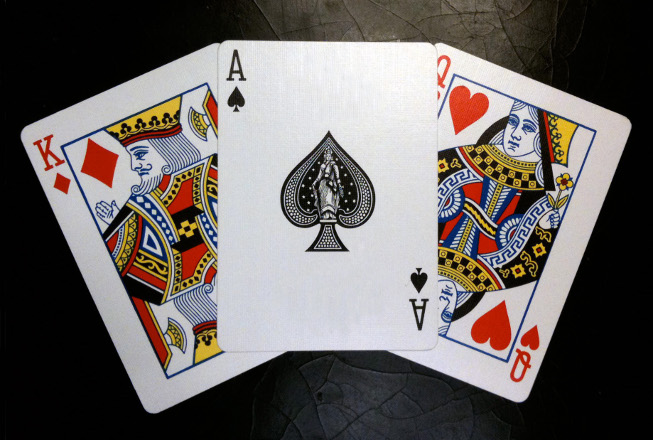
#> input picture src/cards_example.jpg, 653 x 440 px
$ python card_trainer.py cards_example.jpg out.png   (older library calls are emulated)
#> lines starting #> are read from the running program, lines starting #| are printed output that depends on the picture; after the words box and inside, x2 and y2 are one past the last pixel; in counts of white or black regions, pixels touching at a corner belong together
import cv2
import sys
import cv2.xfeatures2d
import numpy as np
#contours documentation: http://docs.opencv.org/master/dd/d49/tutorial_py_contour_features.html#gsc.tab=0

SIFT_DETECTOR = cv2.xfeatures2d.SIFT_create()
#read the parameter image
image = cv2.imread(sys.argv[1])
#> image is the input picture: shape (440, 653, 3); mean B, G, R 99, 101.1, 106.7

#obtain a grayscale version
gray = cv2.cvtColor(image, cv2.COLOR_BGR2GRAY)
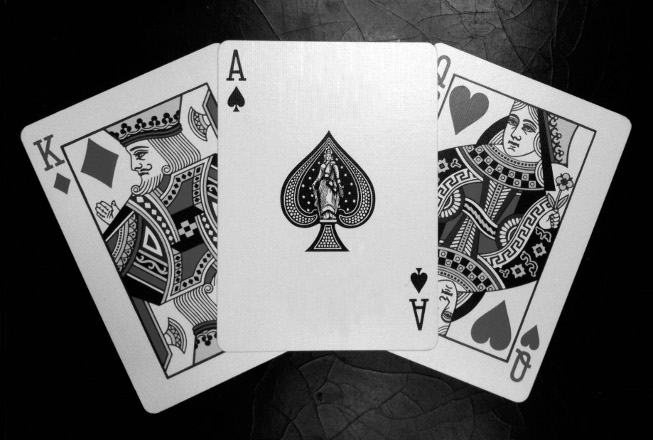
#> gray: shape (440, 653); min 0, max 255, mean 102.5

#apply a threshold to the grayscale version
ret, threshold = cv2.threshold(gray, 0, 255, cv2.THRESH_BINARY | cv2.THRESH_OTSU)
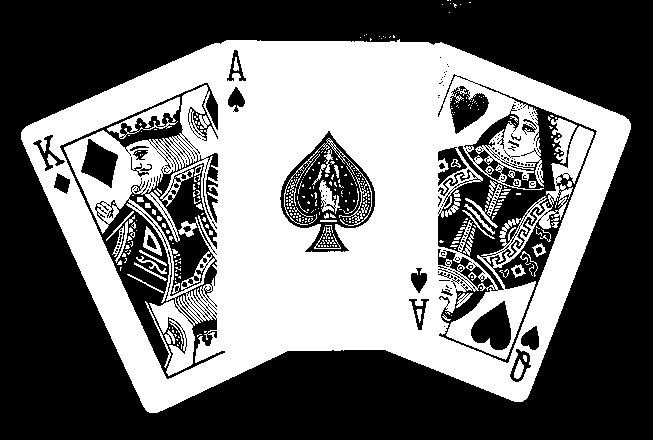
#> threshold: shape (440, 653); 43.9% white; 332 white regions (268 under 20 px)
#> ret = 113

#obtain the contours
#since we're supposing the card is in a well contrasted background with not many other objects
#we can just retrieve the external contour (RETR_EXTERNAL)
image2, contours, hierarchy = cv2.findContours(threshold, cv2.RETR_EXTERNAL, cv2.CHAIN_APPROX_SIMPLE)
#> contours = 19 contours, 18 with area under 20; largest, box (x1, y1, x2, y2) and area: (21, 39, 631, 413) 162578

#select the largest contour we found
contour = contours[0]
#> contour = contour of 1061 points, box (x1, y1, x2, y2) (21, 39, 631, 413), area 162578
for c in contours[1:]:
	if len(c) > len(contour):
		contour = c
#> this loop made 18 passes
#> c on passes 1 to 12: [[381, 38]], [[370, 38], [370, 40], [371, 39]], [[385, 37]], [[360, 37]], [[390, 36], [389, 37]], [[383, 36]], [[379, 36]], [[393, 35], [393, 37], [394, 37], [394, 36]], [[364, 35]], [[366, 34]], [[449, 12]], [[460, 4]]

#draw the contours (just to check the result)
#cv2.drawContours(image, contours, -1, (0,255,0), 3)
#cv2.imshow("contours", image)
#cv2.waitKey(0)


#calculate the perimeter of the countour
#this will be used to determine the precision of approxPolyDP
peri = cv2.arcLength(contour, True)
#> peri = 1774.2

#obtain the corners of the quadriletral that approximates the contour
approx = cv2.approxPolyDP(contour, 0.02 * peri, True)
#> approx = [[628, 119], [441, 42], [226, 40], [21, 139], [147, 411], [287, 350], [522, 401]]
approx = np.array(approx, np.float32)

#create a rectangle to which the contour will be transformed
height = 400
width = 300
tl = [0,0]
bl = [0,height - 1]
br = [width - 1,height - 1]
tr = [width - 1,0]
h = np.array([ tl, bl, br, tr ], np.float32)

#determine the transformation and warp the original image
#> (the run stopped early here; a loop or call above may not have finished)

$ run again, on src/test2.jpg
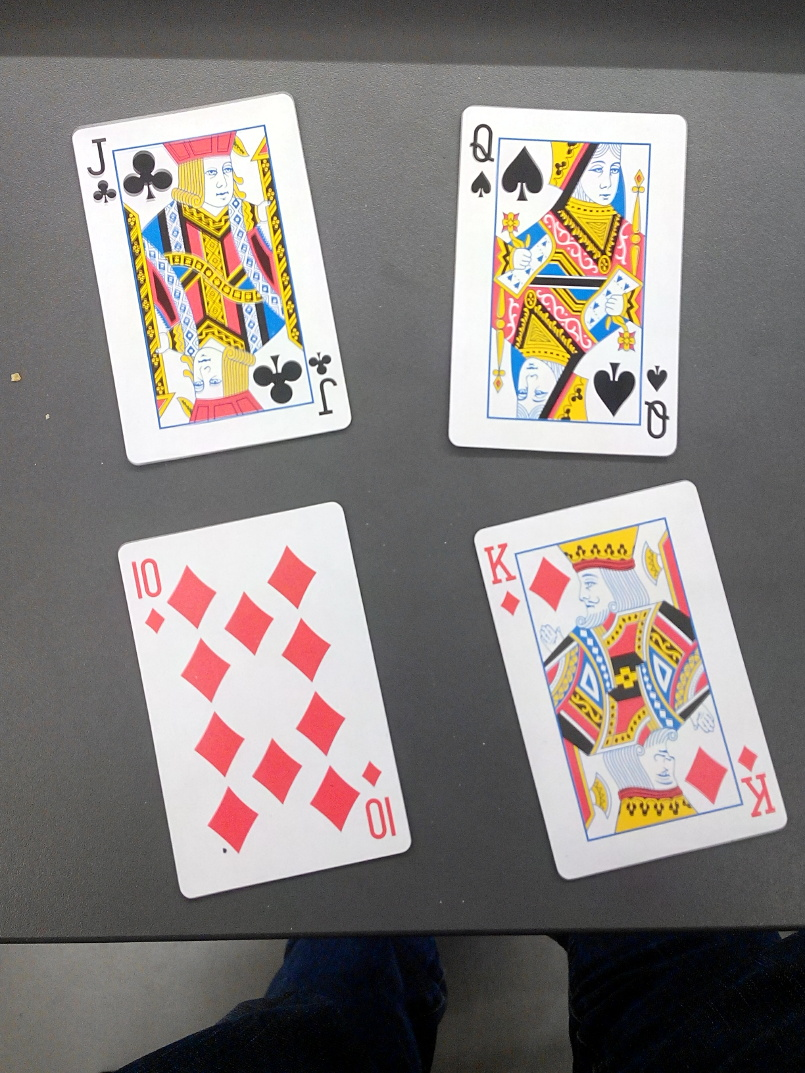
#> input picture src/test2.jpg, 805 x 1073 px
#> image is the input picture: shape (1073, 805, 3); mean B, G, R 126.1, 129.5, 136.3
#> `ret, threshold = cv2.threshold(gray, 0, 255, cv2.THRESH_BINARY | cv2.T..`:
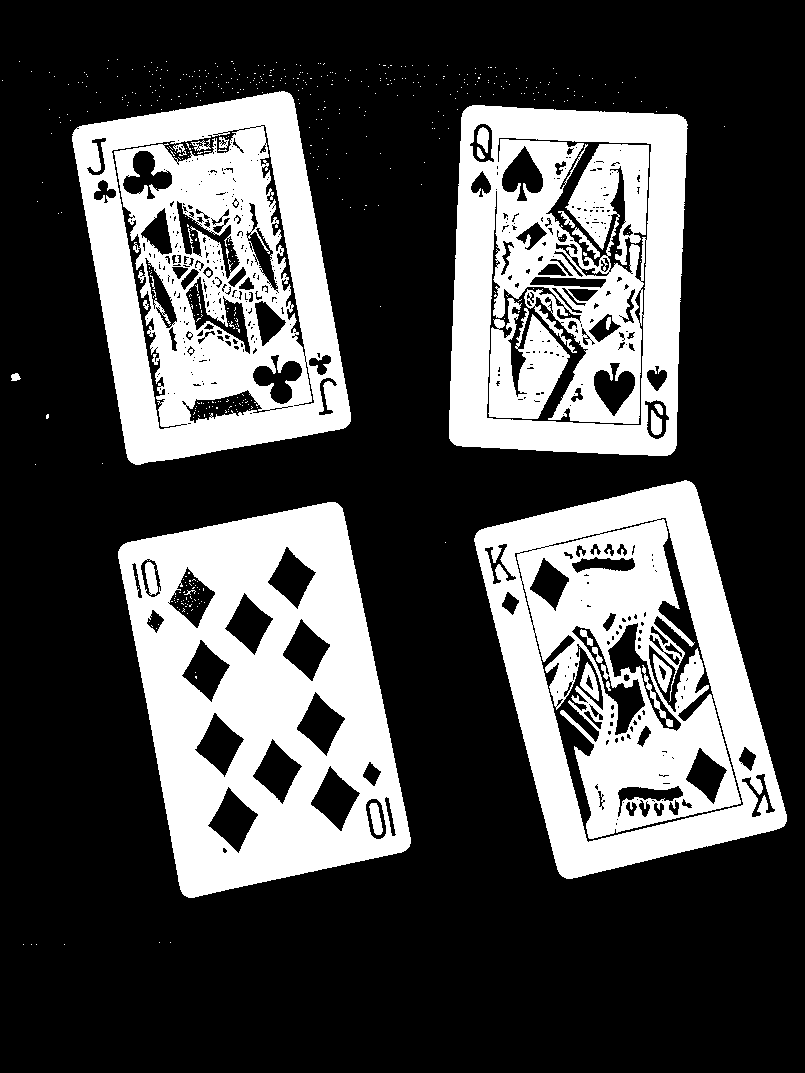
#> threshold: shape (1073, 805); 30% white; 523 white regions (495 under 20 px)
#> ret = 158
#> contours = 320 contours, 315 with area under 20; largest, box (x1, y1, x2, y2) and area: (474, 480, 787, 879) 83200, (118, 502, 411, 898) 82932, (72, 91, 351, 465) 77112, (449, 105, 688, 456) 76896, (11, 373, 21, 381) 46
#> `contour = contours[0]`: contour = [[64, 944]]
#> the loop `for c in contours[1:]:` made 319 passes
#> c on passes 1 to 3: [[36, 944]], [[31, 944]], [[23, 944]]
#> after the loop `for c in contours[1:]:`: contour = contour of 584 points, box (x1, y1, x2, y2) (474, 480, 787, 879), area 83200
#> peri = 1246.8
#> approx = [[686, 480], [474, 538], [566, 878], [786, 821]]
#> transform = [[0.25, 0.914, -610.1], [-1.88, 0.552, 1025.6], [6.73e-05, 8.87e-05, 1]]
#> `warp = cv2.warpPerspective(image, transform, (width,height))`:
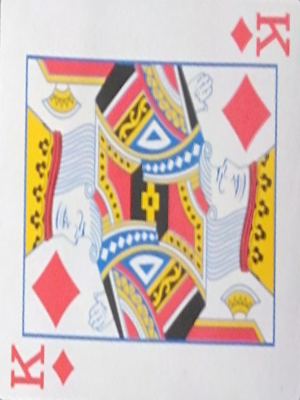
#> warp: shape (400, 300, 3); mean B, G, R 184.1, 191.9, 210

$ run again, on src/test3.jpg
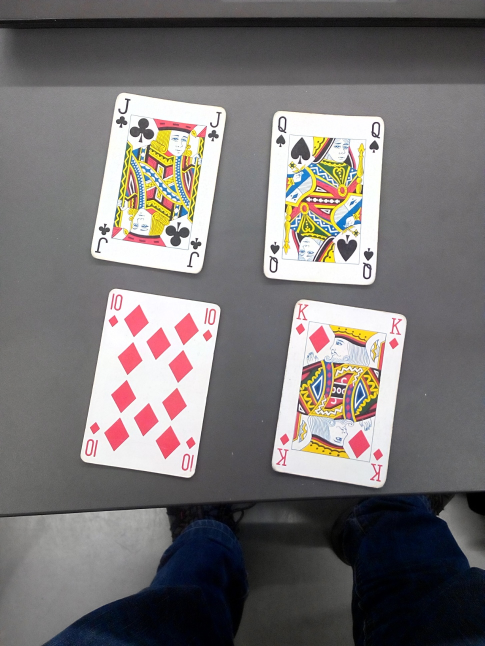
#> input picture src/test3.jpg, 969 x 1292 px (shown at 1/2 size)
#> image is the input picture: shape (1292, 969, 3); mean B, G, R 116.3, 116.9, 121.1
#> `gray = cv2.cvtColor(image, cv2.COLOR_BGR2GRAY)`:
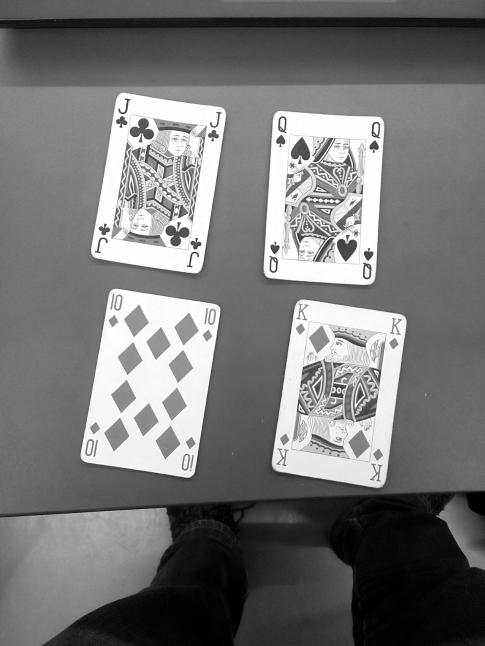
#> gray: shape (1292, 969) (shown at 1/2 size); min 0, max 255, mean 118.1
#> `ret, threshold = cv2.threshold(gray, 0, 255, cv2.THRESH_BINARY | cv2.T..`:
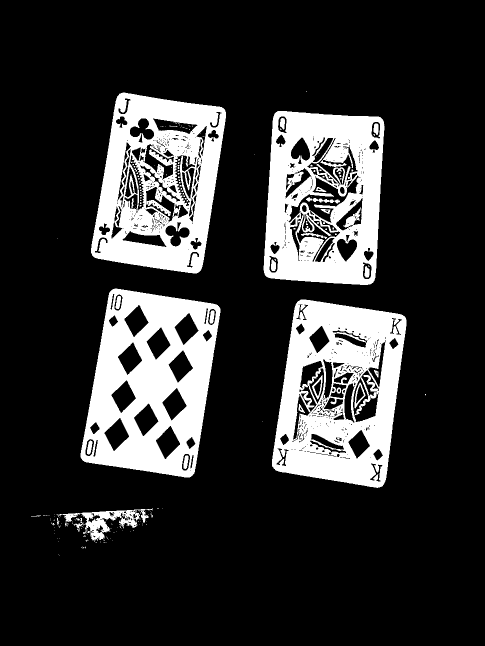
#> threshold: shape (1292, 969) (shown at 1/2 size); 19.4% white; 216 white regions (185 under 20 px)
#> ret = 163
#> contours = 107 contours, 102 with area under 20; largest, box (x1, y1, x2, y2) and area: (161, 577, 441, 955) 79602, (544, 599, 813, 976) 78932, (182, 185, 452, 547) 74672, (527, 222, 769, 570) 74573, (113, 1017, 306, 1083) 3651
#> `contour = contours[0]`: contour = [[118, 1111]]
#> the loop `for c in contours[1:]:` made 106 passes
#> c on passes 1, 4, 5, 6, 7, 8, 9, 10: [[117, 1108]], [[191, 1085]], [[211, 1084], [212, 1084]], [[208, 1084], [207, 1085], [208, 1085]], [[193, 1084], [193, 1085]], [[201, 1083], [201, 1084]], [[117, 1082]], [[224, 1081]]
#> after the loop `for c in contours[1:]:`: contour = contour of 623 points, box (x1, y1, x2, y2) (113, 1017, 306, 1083), area 3651
#> peri = 1153.7
#> approx = [[305, 1017], [113, 1029], [162, 1026], [189, 1082], [206, 1035], [268, 1055]]
